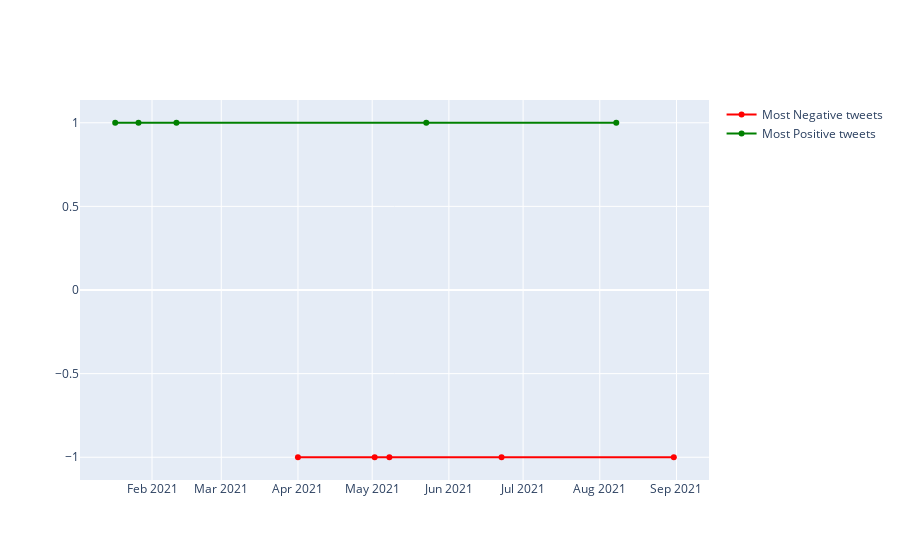

The cell this chart's notebook holds for it:
### Markdown cell above
## Plots

### Code cell
# Extract most positive and most negative tweets and plot them
import plotly.graph_objects as go

fig = go.Figure()

fig.add_trace(go.Scatter(x=negative_tweets_df["created_at"],
                         y=negative_tweets_df["sentiment"],
                         mode='lines+markers',
                         text=negative_tweets_df['text'],
                         hovertemplate="<p>%{text}</p>",
                         name='Most Negative tweets',
                         line=dict(color='red')))

fig.add_trace(go.Scatter(x=positive_tweets_df["created_at"],
                         y=positive_tweets_df["sentiment"],
                         mode='lines+markers',
                         name='Most Positive tweets',
                         line=dict(color='green')))


fig.show()

### Figure 1 — Plotly figure (JSON) as saved in the notebook; plotly's stock layout.template omitted (floating-point values rounded to 4 significant figures)
{"data": [{"hovertemplate": "<p>%{text}</p>", "line": {"color": "red"}, "mode": "lines+markers", "name": "Most Negative tweets", "text": ["# 1 crypto community verified by crypto\n\nteam of crypto investors sharing insights, entries &amp; analysis.\n\nfree join:https://t.co/hp22zvjnm6\n\n$eth $yfi $ltc $link $xrp $unfi $bnb $yfii $uni $rose $sushi $aave $dot $xmr $bch $crv $trx $waves $mth $xem $ada $eos $alpha $rsr $wbtc", "i found #ethereum in a user vault at this location! join me playing #coinhuntworld, it's awesome! https://t.co/wttpfaovju #cryptocurrency #606 https://t.co/rsjtk4gxer", "【61.73% cheaper than average】\ntitle: meebit #2617\nopensea:bid\nprice:eth 2.0\n7dayvol:13540.3505\n#nft #cryptoart #opensea #hashmasks  $btc #meebits\n07:59 \nhttps://t.co/almogy1bs9", "https://t.co/s8nqeyz4ix join the nft revolution. miss it at your own risk!!!\n\n#bitcoin #eth #dogecoin #crypto #cryptocurrency #nftart #nftartist #nft #binancesmartchain #cryptocrash #nftcommunity #blockchain https://t.co/a2t67sqnpj", "free to use. no sign up fee.\n\nsign up!!\n\nhere's my sign up link to get you started: https://t.co/zdtboouy7l\n\nlet's make this free money!!!\n#credit #foryou #fyp #livebig #creditscore #altcoins #rapper #music #bitcoin #ethereum #paid #money #food #gaming #invest https://t.co/wfwywhofhp"], "type": "scatter", "x": ["2021-03-31T23:40:13+00:00", "2021-05-01T23:55:48+00:00", "2021-05-07T22:59:39+00:00", "2021-06-22T06:49:32+00:00", "2021-08-30T21:56:35+00:00"], "y": [-1.0, -1.0, -1.0, -1.0, -1.0]}, {"line": {"color": "green"}, "mode": "lines+markers", "name": "Most Positive tweets", "type": "scatter", "x": ["2021-01-17T02:56:48+00:00", "2021-01-26T12:52:59+00:00", "2021-02-10T20:45:17+00:00", "2021-05-22T20:42:08+00:00", "2021-08-07T15:58:38+00:00"], "y": [1.0, 1.0, 1.0, 1.0, 1.0]}], "layout": {}}
